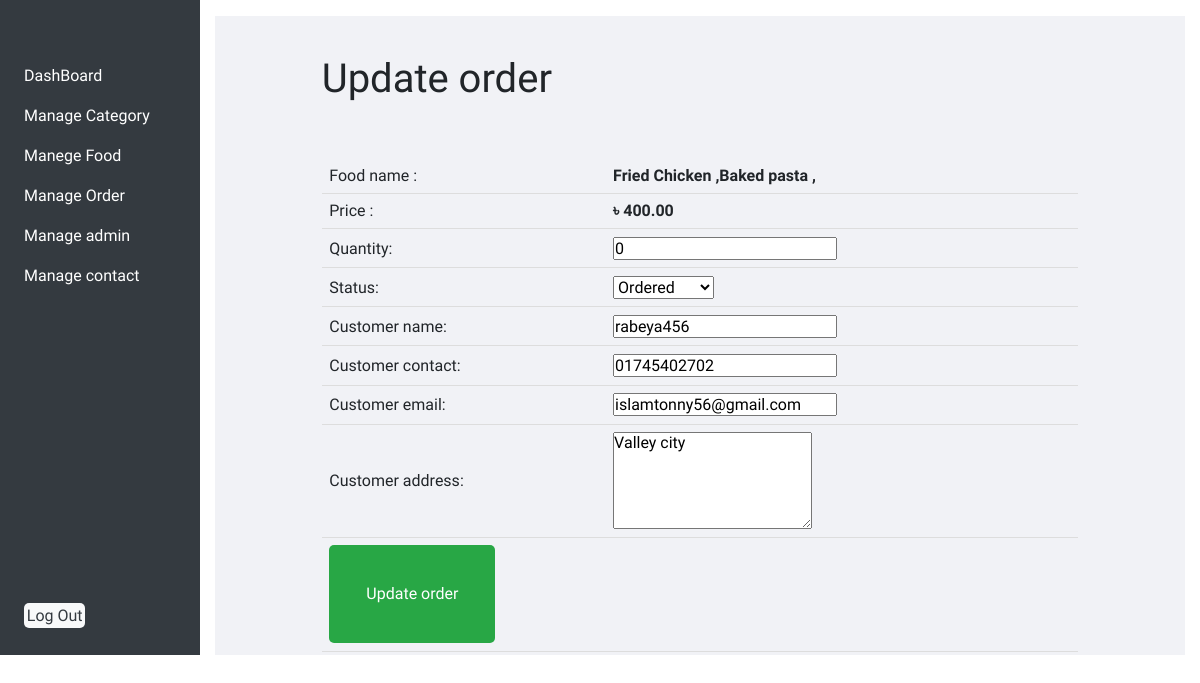
The app's page /admin/update_order.php?id=36 (signed in) with its own data.
### tables this page shows
CREATE TABLE `tbl_order` (
  `id` int(10) UNSIGNED NOT NULL,
  `food` varchar(150) NOT NULL,
  `price` decimal(10,2) NOT NULL,
  `qty` int(11) NOT NULL,
  `total` decimal(10,2) NOT NULL,
  `order_date` datetime NOT NULL,
  `status` varchar(50) NOT NULL,
  `customer_name` varchar(150) NOT NULL,
  `customer_contact` varchar(20) NOT NULL,
  `customer_email` varchar(150) NOT NULL,
  `customer_address` varchar(255) NOT NULL,
  `payment` varchar(255) NOT NULL
);

### admin/update_order.php (the view, shortened to what this page needs)
<div class="container-fluid">
    <div class="row flex-nowrap">
        <div class="col-auto col-md-3 col-xl-2 px-sm-2 px-0 bg-dark "  >
        <?php
include('partials/menu.php'); ?>
</div>
        </div>
        <div class="col py-3" style="float: left;
        width: 71%; height:655px; overflow-y:scroll ;
">
<div class="main-content">
    <div class="wrapper">
        <h1>Update order</h1>
        <br><br>
        <?php
        if(isset($_GET['id']))
        {
            $id = $_GET['id'];
            $sql = "SELECT * from tbl_order where id=$id";
            $res = mysqli_query($conn, $sql);
            $count = mysqli_num_rows($res);
            if($count==1)
            {
                $row = mysqli_fetch_assoc($res);
                        $food = $row['food'];
                        $price = $row['price'];
                        $qty = $row['qty'];
                        $status = $row['status'];
                        $customer_name = $row['customer_name'];
                        $customer_contact= $row['customer_contact'];
                        $customer_email= $row['customer_email'];
                        $customer_address = $row['customer_address'];
            }
            else
            {
                header('location:'.SITEURL.'admin/manage_order.php');
            }
        }
        else
        {
            header('location:'.SITEURL.'admin/manage_order.php');
        }
        ?>
        <form action="" method="POST">
        <table class="tbl-40">
                       <tr>
                     <td>Food name :</td>
                            <td>
                               <b> <?php echo $food;?></b>
                            </td>
                        </tr>
                        <tr>
                        <td>Price :</td>
                            <td>
                            <b>৳ <?php echo $price;?></b>
                            </td>
                        </tr>
                        <tr>
                     <td>Quantity:</td>
                            <td>
                                <input type="number" name="qty" value="<?php echo $qty;?>">
                            </td>
                        </tr>
                        <tr>
                     <td>Status:  </td>
                            <td>
                                <select name="status">
                                    <option <?php if($status=="ordered"){echo "selected";}?> value="ordered">Ordered</option>
                                </select>
                            </td>
                        </tr>
                        <tr>
                        <td>Customer name:   </td>
                            <td>
                            <input type="text" name="customer_name" value="<?php echo $customer_name;?>">
                            </td>
                        </tr>
                        <tr>
                        <td>Customer contact:  </td>
                            <td>
                            <input type="text" name="customer_contact" value="<?php echo $customer_contact;?>">
                            </td>
                        </tr>
                        <tr>
                        <td>Customer email: </td>
                            <td>
                            <input type="text" name="customer_email" value="<?php echo $customer_email;?>">
                            </td>
                        </tr>
                        <tr>
                        <td>Customer address: </td>
                            <td>
                           <textarea  name="customer_address" cols="20" rows="5"><?php echo $customer_address;?></textarea>
                            </td>
                        </tr>
                        <tr>
                            <td colspan="2">
                                <input type="submit" name="submit" value="Update order" class="btn btn-success">
                            </td>
                        </tr>
        </table>
        </form>
</div>
</div>
</div>
    </div>
</div>

### css/admin.css (style rules this page uses)
* { margin: 0; padding: 0; font-family: Cambria, Cochin, Georgia, Times, 'Times New Roman', serif; }
.wrapper { padding: 1%; width: 80%; margin: 0 auto; }
table { border-collapse: collapse; width: 100%; }
th, td { padding: 8px; text-align: left; border-bottom: 1px solid #ddd; }
table tr td { padding: 1%; }
.main-content { background-color: #f1f2f6; padding: 3% 0; }

### css/style.css (style rules this page uses)
html { scroll-behavior: smooth; }
* { margin: 0 0; padding: 0 0; font-family: 'Patua One', cursive; }
.btn { padding: 5%; border: none; font-size: 1rem; border-radius: 5px; }

### records on screen
tbl_order: food "Fried Chicken ,Baked pasta ,", price "400.00", qty "0", customer_name "rabeya456", customer_contact "01745402702", customer_email "islamtonny56@gmail.com", customer_address "Valley city"
